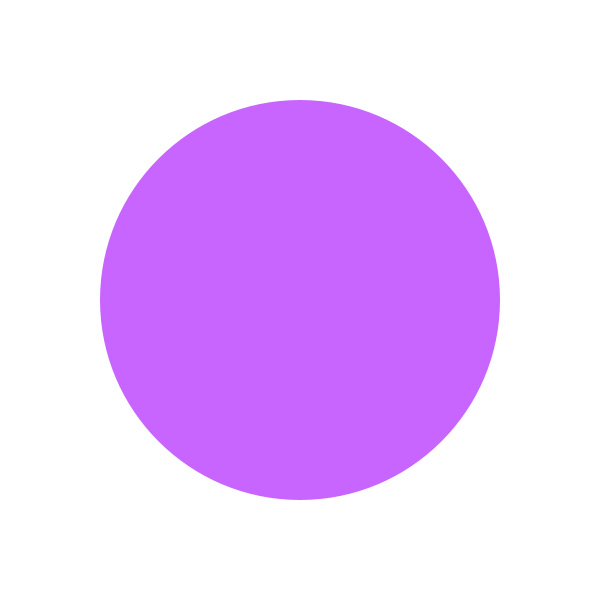
Frame 1 (no input)
Frame 60 (the mouse pressed at the canvas centre just before this capture): identical to frame 1, image omitted
Frame 120 (the mouse held since frame 60 and released just before this capture): identical to frame 1, image omitted

The Processing sketch that drew this single still picture (run headless with seeded random() and noise(); from frame 60 on, the mouse is pressed at the canvas centre):

// Processing sketch: basic_if_else
// ── basic_if_else.pde
//this type of variable can only have two values: true or false
//it is useful when we want to decided whether something happens or not
boolean canDraw;

void setup(){
	size(600, 600); //as usual, we specify the size of our sketch in setup()
	canDraw = true; //then we give its first value to our boolean, setting it to true
}

void draw(){
	// this is our if statement
	// inside the parentheses we specify a condition
	// in this case: "is the value of the variable canDraw true, or false?"
	if(canDraw == true){
		// if the value of canDraw is indeed true, we execute the following set of instructions:
		// background, noStroke, fill, ellipse
		// this draws a circle!
		background(255, 255, 255);
		noStroke();
		fill(200, 100, 255);
		ellipse(300, 300, 400, 400);
	}else{
		// otherwise, if the condition between the parentheses above isn't fulfilled
		// then this chunk of code gets executed
		// this draws a black screen
		background(0, 0, 0);
	}
}
